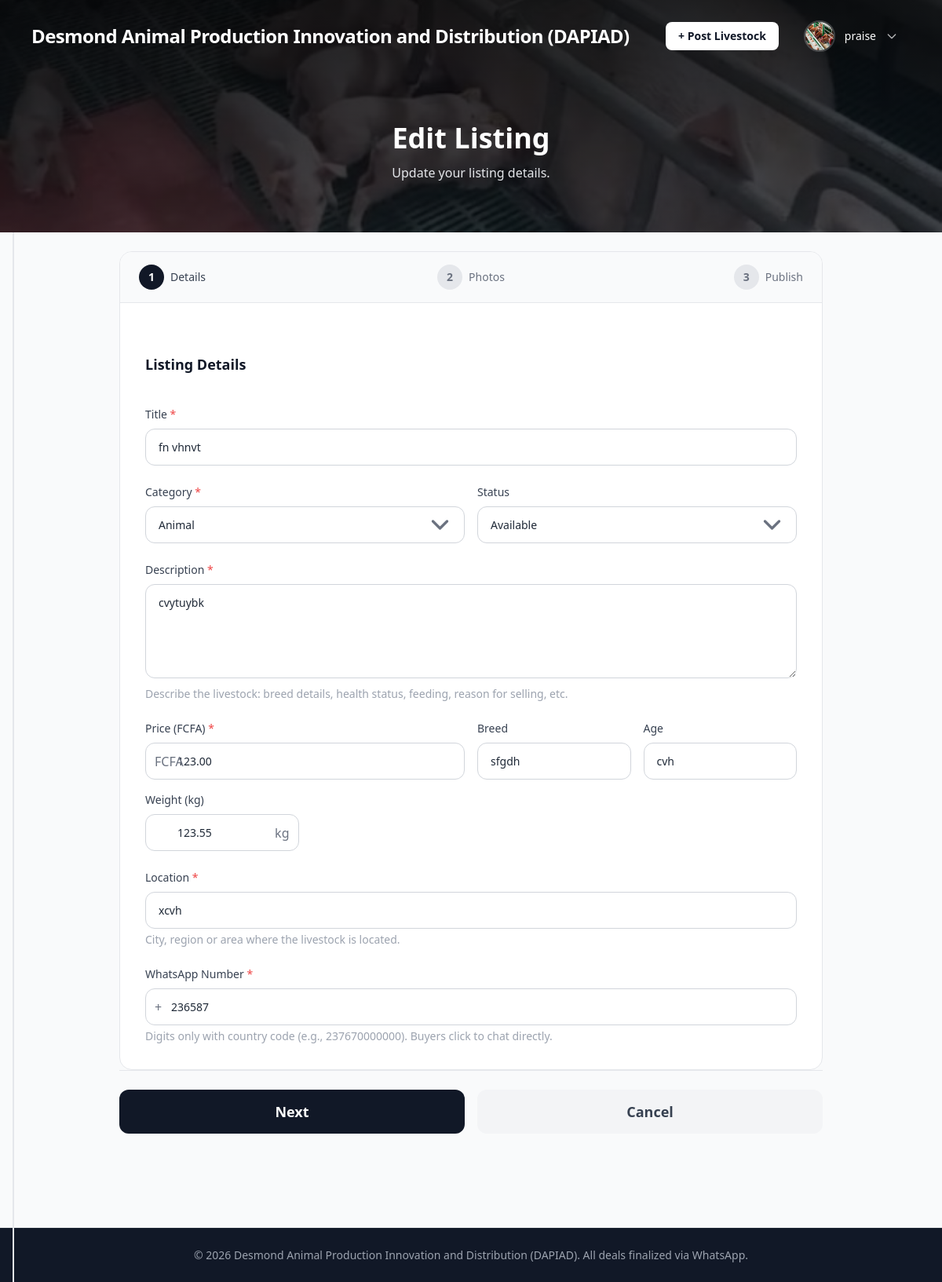
Page /listings/9/edit/ (signed in) on the committed database.
### accounts/models.py (models this page shows, shortened)
class CustomUser(AbstractUser):
    is_seller = models.BooleanField(default=False)
    phone = models.CharField(max_length=20, blank=True)
    avatar = models.ImageField(upload_to=user_avatar_path, blank=True, null=True)
    bio = models.TextField(blank=True, max_length=500)
    location = models.CharField(max_length=120, blank=True)
    is_verified = models.BooleanField(default=False)
    verified_at = models.DateTimeField(null=True, blank=True)
    verification_notes = models.TextField(blank=True, max_length=500, help_text="Admin notes about verification")

### listings/models.py (models this page shows, shortened)
class Livestock(models.Model):
    STATUS_CHOICES = [
        ("available", "Available"),
        ("reserved", "Reserved"),
        ("sold", "Sold"),
    ]
    title = models.CharField(max_length=120)
    category = models.ForeignKey(Category, on_delete=models.PROTECT, related_name="livestock")
    description = models.TextField()
    price = models.DecimalField(max_digits=10, decimal_places=2)
    breed = models.CharField(max_length=80, blank=True)
    age = models.CharField(max_length=40, blank=True)
    weight_kg = models.DecimalField(max_digits=6, decimal_places=2, null=True, blank=True)
    location = models.CharField(max_length=120)
    status = models.CharField(max_length=10, choices=STATUS_CHOICES, default="available")
    whatsapp_number = models.CharField(
        max_length=20,
        help_text="Digits only with country code, e.g. 237670000000",
    )
    image_1 = models.ImageField(upload_to="livestock/%Y/%m/", blank=True, null=True)
    image_2 = models.ImageField(upload_to="livestock/%Y/%m/", blank=True, null=True)
    image_3 = models.ImageField(upload_to="livestock/%Y/%m/", blank=True, null=True)
    posted_by = models.ForeignKey(settings.AUTH_USER_MODEL, on_delete=models.CASCADE, related_name="listings")
    created_at = models.DateTimeField(auto_now_add=True)
    updated_at = models.DateTimeField(auto_now=True)
    class Meta:
        ordering = ["-created_at"]
        verbose_name_plural = "Livestock"

### listings/views.py (the view)
# urls.py: path("<int:pk>/edit/", views.listing_edit, name="edit"),
@login_required
@user_passes_test(is_seller, login_url="listings:list")
def listing_edit(request, pk):
    listing = get_object_or_404(Livestock, pk=pk, posted_by=request.user)
    if request.method == "POST":
        form = LivestockForm(request.POST, request.FILES, instance=listing)
        if form.is_valid():
            form.save()
            return redirect("listings:detail", pk=listing.pk)
    else:
        form = LivestockForm(instance=listing)
    return render(request, "listings/form.html", {"form": form, "listing": listing})

### listings/forms.py
class LivestockForm(forms.ModelForm):
    class Meta:
        model = Livestock
        fields = [
            "title", "category", "description", "price", "breed",
            "age", "weight_kg", "location", "status", "whatsapp_number",
            "image_1", "image_2", "image_3",
        ]
        widgets = {
            "description": forms.Textarea(attrs={"rows": 4}),
        }
    base_input_class = (
        "w-full border border-gray-300 rounded-lg p-2.5 "
        "focus:ring-2 focus:ring-green-600 focus:border-green-600"
    )
    def __init__(self, *args, **kwargs):
        super().__init__(*args, **kwargs)
        required_fields = ['title', 'category', 'description', 'price', 'location', 'whatsapp_number', 'image_1']
        for name, field in self.fields.items():
            if name in required_fields:
                field.required = True
            if name in ['image_2', 'image_3']:
                field.required = False
            existing = field.widget.attrs.get("class", "")
            field.widget.attrs["class"] = f"{existing} {self.base_input_class}".strip()

### listings/models.py (called while the page is built)
    def __str__(self):
        return self.name

### listings/views.py (called while the page is built)
def is_seller(user):
    return user.is_authenticated and user.is_seller

### templates/listings/form.html (shortened to what this page needs)
{% extends "base.html" %}
{% load static %}
{% block hero %}
<div class="relative z-10 max-w-6xl mx-auto px-4 py-12 lg:py-16 text-center">
  <h1 class="text-3xl lg:text-4xl font-bold text-white mb-3">{% if listing %}Edit Listing{% else %}Post New Livestock{% endif %}</h1>
  <p class="text-gray-200 max-w-2xl mx-auto">{% if listing %}Update your listing details.{% else %}Fill in the details below to create a new listing. You'll need at least one photo.{% endif %}</p>
</div>
{% endblock %}
{% block content %}
<div class="max-w-4xl mx-auto">
  <div class="bg-white border border-gray-200 rounded-2xl overflow-hidden">
    <div class="bg-gray-50 border-b border-gray-200 px-6 py-4">
      <div class="flex items-center gap-4">
        <div class="flex-1">
          <div class="flex items-center gap-2">
            <span class="w-8 h-8 rounded-full bg-gray-900 text-white flex items-center justify-center text-sm font-bold">1</span>
            <span class="text-sm font-medium text-gray-700 hidden sm:inline">Details</span>
          </div>
        </div>
        <div class="flex-1">
          <div class="flex items-center gap-2 justify-center">
            <span class="w-8 h-8 rounded-full bg-gray-200 text-gray-500 flex items-center justify-center text-sm font-bold">2</span>
            <span class="text-sm font-medium text-gray-500 hidden sm:inline">Photos</span>
          </div>
        </div>
        <div class="flex-1">
          <div class="flex items-center gap-2 justify-end">
            <span class="w-8 h-8 rounded-full bg-gray-200 text-gray-500 flex items-center justify-center text-sm font-bold">3</span>
            <span class="text-sm font-medium text-gray-500 hidden sm:inline">Publish</span>
          </div>
        </div>
      </div>
    </div>
    <form method="post" action="{% url 'listings:create' %}" enctype="multipart/form-data" class="p-6 lg:p-8 space-y-8" id="livestock-form">
      <fieldset class="space-y-6" id="step-details">
        <legend class="text-lg font-semibold text-gray-900 mb-4">Listing Details</legend>
        <div>
          <label for="{{ form.title.id_for_label }}" class="block text-sm font-medium text-gray-700 mb-2">
            Title <span class="text-red-500">*</span>
          </label>
          {{ form.title }}
        </div>
        <div class="grid grid-cols-1 sm:grid-cols-2 gap-4">
          <div>
            <label for="{{ form.category.id_for_label }}" class="block text-sm font-medium text-gray-700 mb-2">
              Category <span class="text-red-500">*</span>
            </label>
            {{ form.category }}
          </div>
          <div>
            <label for="{{ form.status.id_for_label }}" class="block text-sm font-medium text-gray-700 mb-2">
              Status
            </label>
            {{ form.status }}
          </div>
        </div>
        <div>
          <label for="{{ form.description.id_for_label }}" class="block text-sm font-medium text-gray-700 mb-2">
            Description <span class="text-red-500">*</span>
          </label>
          {{ form.description }}
          <p class="text-gray-400 text-sm mt-1">Describe the livestock: breed details, health status, feeding, reason for selling, etc.</p>
        </div>
        <div class="grid grid-cols-1 sm:grid-cols-2 lg:grid-cols-4 gap-4">
          <div class="lg:col-span-2">
            <label for="{{ form.price.id_for_label }}" class="block text-sm font-medium text-gray-700 mb-2">
              Price (FCFA) <span class="text-red-500">*</span>
            </label>
            <div class="relative">
              <span class="absolute left-3 top-1/2 -translate-y-1/2 text-gray-500">FCFA</span>
              {{ form.price }}
            </div>
          </div>
          <div>
            <label for="{{ form.breed.id_for_label }}" class="block text-sm font-medium text-gray-700 mb-2">
              Breed
            </label>
            {{ form.breed }}
          </div>
          <div>
            <label for="{{ form.age.id_for_label }}" class="block text-sm font-medium text-gray-700 mb-2">
              Age
            </label>
            {{ form.age }}
          </div>
          <div>
            <label for="{{ form.weight_kg.id_for_label }}" class="block text-sm font-medium text-gray-700 mb-2">
              Weight (kg)
            </label>
            <div class="relative">
              {{ form.weight_kg }}
              <span class="absolute right-3 top-1/2 -translate-y-1/2 text-gray-500">kg</span>
            </div>
          </div>
        </div>
        <div>
          <label for="{{ form.location.id_for_label }}" class="block text-sm font-medium text-gray-700 mb-2">
            Location <span class="text-red-500">*</span>
          </label>
          {{ form.location }}
          <p class="text-gray-400 text-sm mt-1">City, region or area where the livestock is located.</p>
        </div>
        <div>
          <label for="{{ form.whatsapp_number.id_for_label }}" class="block text-sm font-medium text-gray-700 mb-2">
            WhatsApp Number <span class="text-red-500">*</span>
          </label>
          <div class="relative">
            <span class="absolute left-3 top-1/2 -translate-y-1/2 text-gray-500">+</span>
            {{ form.whatsapp_number }}
          </div>
          <p class="text-gray-400 text-sm mt-1">Digits only with country code (e.g., 237670000000). Buyers click to chat directly.</p>
        </div>
      </fieldset>
        </div>
      <div class="flex flex-col sm:flex-row gap-4 pt-6 border-t border-gray-200">
        <button type="button" id="btn-next" class="flex-1 bg-gray-900 text-white py-3.5 rounded-xl font-semibold text-lg hover:bg-gray-700 transition-colors">Next</button>
        <a href="{% url 'listings:list' %}" id="btn-cancel" class="flex-1 bg-gray-100 text-gray-700 py-3.5 rounded-xl font-semibold text-lg text-center hover:bg-gray-200 transition-colors">Cancel</a>
      </div>
  </div>
{% endblock %}

### templates/base.html (shortened to what this page needs)
<!DOCTYPE html>
<html lang="en">
<head>
  <script src="https://cdn.tailwindcss.com"></script>
</head>
<body class="bg-gray-50 text-gray-900 min-h-screen flex flex-col">
  {% load static %}
  <header class="relative bg-gray-900 text-white z-50">
    <div class="absolute inset-0 z-0">
      {% block header_bg %}
        <img src="{% static 'imgs/home.jpg' %}" alt="" class="w-full h-full object-cover opacity-40">
        <div class="absolute inset-0 bg-gradient-to-b from-black/70 via-black/50 to-black/30"></div>
      {% endblock %}
    </div>
    <nav class="relative max-w-6xl mx-auto flex items-center justify-between p-4">
      <a href="{% url 'core:home' %}" class="text-2xl font-bold tracking-tight">Desmond Animal Production Innovation and Distribution (DAPIAD) </a>
      <div class="flex items-center gap-4 text-sm">
        {% if user.is_authenticated %}
          {% if user.is_seller %}
            <a href="{% url 'listings:create' %}" class="bg-white text-gray-900 px-4 py-2 rounded-lg font-semibold hover:bg-gray-100 transition-colors">+ Post Livestock</a>
          {% endif %}
          <div class="relative" id="profile-dropdown">
            <button id="profile-btn"
                    class="flex items-center gap-3 px-4 py-2.5 rounded-xl hover:bg-white/10 transition-colors focus:outline-none focus:ring-2 focus:ring-white/50"
                    aria-expanded="false" aria-haspopup="true">
              {% if user.avatar %}
                <img src="{{ user.avatar.url }}" alt="{{ user.username }}" class="w-10 h-10 rounded-full object-cover border-2 border-white/20">
              {% else %}
                <div class="w-10 h-10 rounded-full bg-gray-700 flex items-center justify-center text-white font-bold text-base border-2 border-white/20">
                  {{ user.initials }}
                </div>
              {% endif %}
              <span class="font-medium text-sm hidden md:inline-block">{{ user.username }}</span>
              <svg class="w-4 h-4 text-white/70 hidden md:inline-block" fill="none" stroke="currentColor" viewBox="0 0 24 24"><path stroke-linecap="round" stroke-linejoin="round" stroke-width="2" d="M19 9l-7 7-7-7"></path></svg>
            </button>
          </div>
        {% else %}
          <a href="{% url 'accounts:login' %}" class="hover:text-gray-300 transition-colors px-3 py-2 rounded-lg hover:bg-white/10">Login</a>
          <a href="{% url 'accounts:signup' %}" class="bg-white text-gray-900 px-4 py-2 rounded-lg font-semibold hover:bg-gray-100 transition-colors">Sign Up</a>
        {% endif %}
      </div>
    </nav>
    {% block hero %}{% endblock %}
  </header>
  <main class="flex-1 max-w-6xl mx-auto w-full px-4 py-6">
    {% block content %}{% endblock %}
  </main>
  <footer class="bg-gray-900 text-gray-400 border-t border-gray-800">
    <div class="max-w-6xl mx-auto px-4 py-6 text-center text-sm">
      &copy; {% now "Y" %} Desmond Animal Production Innovation and Distribution (DAPIAD). All deals finalized via WhatsApp.
    </div>
  </footer>
</body>
</html>

### templates/listings/form.html (style rules this page uses)
#livestock-form input[type="text"], #livestock-form input[type="number"], #livestock-form input[type="email"], #livestock-form select, #livestock-form textarea { width: 100%; padding: 0.75rem 1rem; border: 1px solid #d1d5db; border-radius: 0.75rem; font-size: 0.875rem; color: #1f2937; background-color: white; transition: all 0.2s; }
#livestock-form input[type="text"]::placeholder, #livestock-form input[type="number"]::placeholder, #livestock-form textarea::placeholder { color: #9ca3af; }
#livestock-form textarea { min-height: 120px; resize: vertical; }
#livestock-form select { appearance: none; background-position: right 0.5rem center; background-repeat: no-repeat; padding-right: 2.5rem; }
#livestock-form .relative { position: relative; }
#livestock-form input[type="number"] { padding-left: 2.5rem; }
#livestock-form input[name="whatsapp_number"] { padding-left: 2rem; }
#livestock-form input[name="weight_kg"] { padding-right: 2.5rem; }

### rows in the picture
CustomUser: avatar (placeholder picture), username "praise"
Livestock: title "fn vhnvt", category "Animal", status "Available", description "cvytuybk", price "123.00", breed "sfgdh", age "cvh", weight_kg "123.55", location "xcvh", whatsapp_number "236587"
